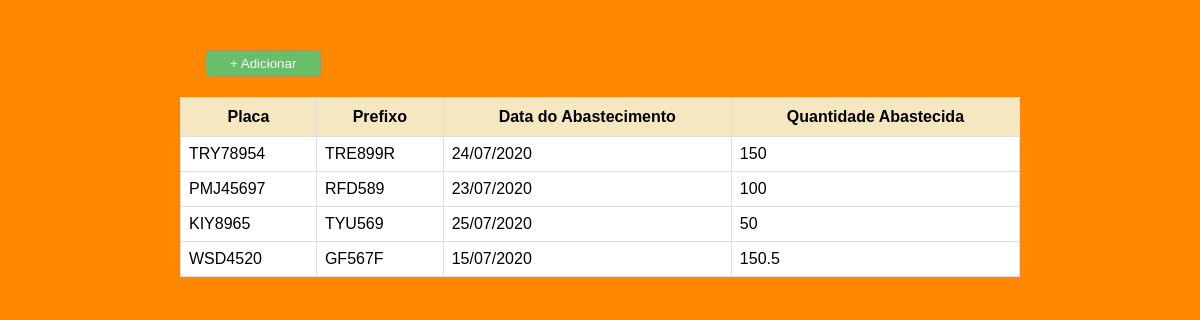
Page /relA.php on the earlier database version.
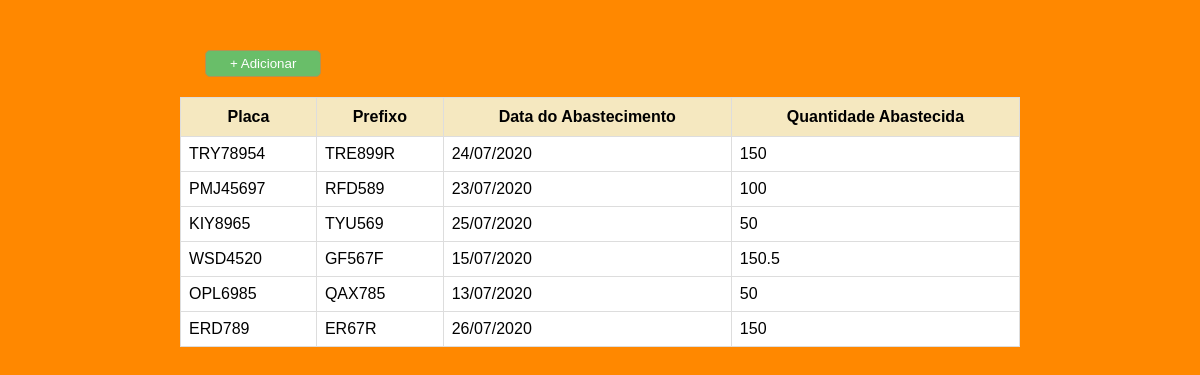
Same page on the later database version.
### tables this page shows
CREATE TABLE IF NOT EXISTS `cadabast` (
  `id_abast` int(11) NOT NULL AUTO_INCREMENT,
  `placa` varchar(15) NOT NULL,
  `prefixo` varchar(250) NOT NULL,
  `data_abast` date NOT NULL,
  `abastecido` varchar(300) NOT NULL,
  PRIMARY KEY (`id_abast`)
);

### relA.php (the view, shortened to what this page needs)
<!DOCTYPE html>
<html>
<head>
    <link rel="stylesheet" href="style\relA.css">
</head>
<body>
<a href="cadastroA.php"><input class = "bnt" type="submit" value="+ Adicionar"></a>
<?php
        require_once "db\conect.php";
        $sql = "SELECT * FROM cadabast";
        if($result = mysqli_query($link,$sql)){
            if(mysqli_num_rows($result)>0){
                echo "<div>";
                echo "<table>";
                    echo "<tr>";
                    echo "<th>Placa</th>";
                    echo "<th>Prefixo</th>";
                    echo "<th>Data do Abastecimento</th>";
                    echo "<th>Quantidade Abastecida</th>";
                    echo "</tr>";
            while($row = mysqli_fetch_array($result)){
                echo "<tr>";
                    echo "<td>" . $row['placa'] . "</td>";
                    echo "<td>" . $row['prefixo'] . "</td>";
                    echo "<td>" . date( 'd/m/Y' , strtotime($row['data_abast'])) . "</td>";
                    echo "<td>" . $row['abastecido'] . "</td>";
            }    echo "</tr>";
            echo "</table>";
            echo "</div>";
            } else{
                echo "Nenhum registro correspondente à sua consulta foi encontrado.";
            }
        } else{
            echo "ERROR: Could not able to execute $sql. " ;
        };
?>
</body>
</html>

Differences in the rows shown:
added cadabast: placa "OPL6985", prefixo "QAX785", data_abast "13/07/2020", abastecido "50"
added cadabast: placa "ERD789", prefixo "ER67R", data_abast "26/07/2020", abastecido "150"
